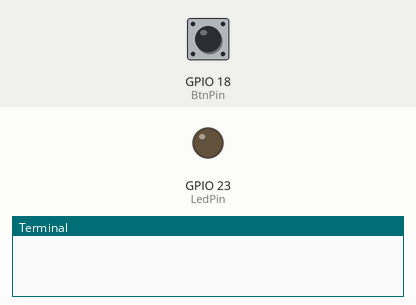
This program was run on a simulated Raspberry Pi (BCM pin numbers). On the bench: output pins drawn as LEDs (lit = HIGH), the last lines printed to the terminal. Inputs (shaded band) come from the test bench; at power-on: GPIO 18 (BtnPin) HIGH.

Above: at 1.2 s.
1.3 s: GPIO 18 (BtnPin) pulled LOW for 0.15 s
At 1.4 s:
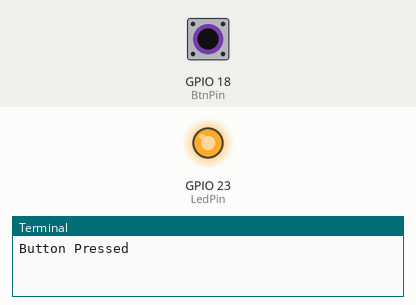
3.0 s: GPIO 18 (BtnPin) pulled LOW for 3.2 s
At 7.5 s:
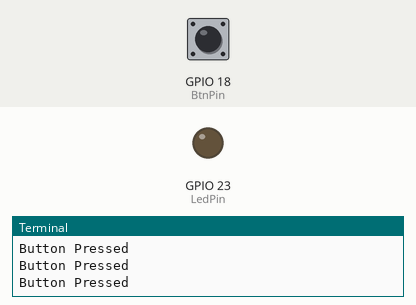
Timing chart, 0 to 9.0 s (numbered marks = the images above; inputs shaded):
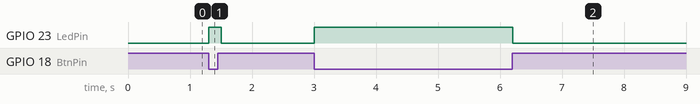

Measured:
- after the input at 1.3 s, GPIO 23 (LedPin): LOW → HIGH at once, → LOW 0.20 s later
- after the input at 3.0 s, GPIO 23 (LedPin): LOW → HIGH at once, → LOW 3.2 s later

The program:

HudaSkripta3.py
```python
import RPi.GPIO as GPIO
import time

BtnPin = 18
LedPin = 23

GPIO.setmode(GPIO.BCM)

GPIO.setup(BtnPin, GPIO.IN, pull_up_down=GPIO.PUD_UP)

GPIO.setup(LedPin, GPIO.OUT)


while True:
    input_state = GPIO.input(BtnPin)
    if input_state == False:
        print('Button Pressed')
	GPIO.output(LedPin,True)
        time.sleep(0.2)

    else:
        GPIO.output(LedPin,False)
```
